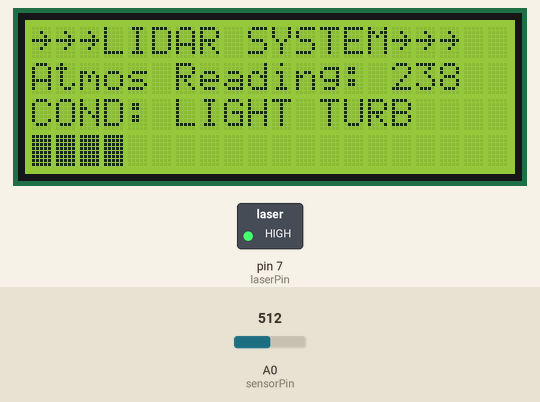
Simulated run of this sketch. Board: Arduino Uno, built with avr-gcc and run on an emulated ATmega328P. Shown: 20×4 character LCD, switched loads named in the sketch (green lamp = pin HIGH). The inputs (shaded band) are chosen by the test bench; at power-on: A0 (sensorPin) = 512.

Above: at 3.3 s.
3.4 s: A0 (sensorPin) set to 1010
At 3.66 s:
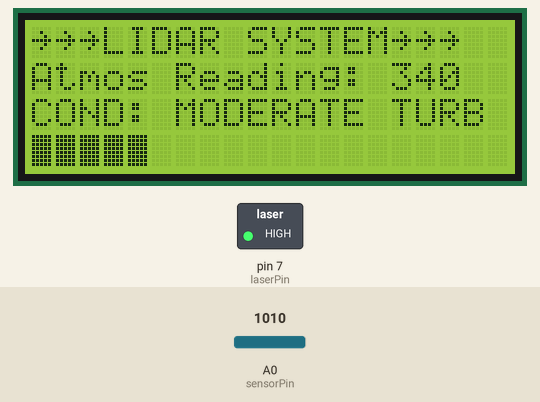
5.4 s: A0 (sensorPin) set to 306
At 5.59 s:
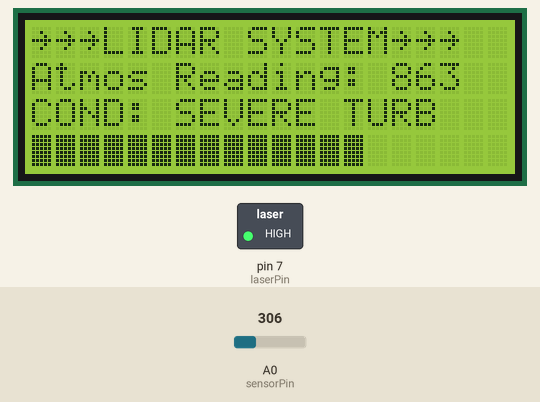
8.4 s: A0 (sensorPin) set to 1023
At 12.1 s:
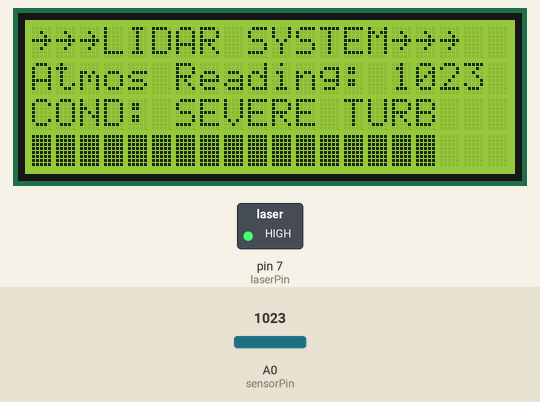
Timing chart, 0 to 13.6 s (numbered marks = the images above; inputs shaded):
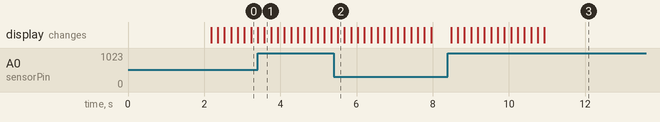

The sketch:

LIDAR_FINAL.ino
```cpp
#include <Wire.h>
#include <LiquidCrystal_I2C.h>

// Initialize LCD (Address 0x27, 20 columns, 4 rows)
LiquidCrystal_I2C lcd(0x27, 20, 4);

// Pin Definitions
const int laserPin = 7;
const int sensorPin = A0;

// ==========================================
// --- ADJUSTABLE THRESHOLD RANGES ---
// ==========================================
// Change these numbers based on your fog testing
int normalLimit = 50; // 0 to 150
int lightLimit = 250;     //151 to 350
int moderateLimit = 450;   // 351 to 500
int maxReading = 1000;     // Maximum expected severe reading

// ==========================================
// DATA SMOOTHING (Moving Average Filter)
// ==========================================
const int numReadings = 15;
int readings[numReadings];
int readIndex = 0;
long total = 0;
int average = 0;

void setup() {
  Serial.begin(9600);

  pinMode(laserPin, OUTPUT);
  digitalWrite(laserPin, HIGH);

  lcd.init();
  lcd.backlight();
  lcd.setCursor(0, 0);
  lcd.print("NAAP LIDAR Dashboard");
  lcd.setCursor(0, 1);
  lcd.print("Booting Interface...");

  for (int i = 0; i < numReadings; i++) {
    readings[i] = 0;
  }

  delay(2000);
  lcd.clear();
}

void loop() {
  // 1. Read and Smooth the Data
  int rawValue = analogRead(sensorPin);

  total = total - readings[readIndex];
  readings[readIndex] = rawValue;
  total = total + readings[readIndex];
  readIndex = readIndex + 1;

  if (readIndex >= numReadings) {
    readIndex = 0;
  }
  average = total / numReadings;

  // ==========================================
  // ROW 0: The Header (20 chars exactly)
  // ==========================================
  lcd.setCursor(0, 0);
  lcd.print("~~~LIDAR SYSTEM~~~  ");

  // ==========================================
  // ROW 1: Atmospheric Reading
  // ==========================================
  lcd.setCursor(0, 1);
  lcd.print("Atmos Reading: ");
  lcd.print(average);
  lcd.print("   "); // Blank spaces clear leftover digits

  // ==========================================
  // ROW 2: The Turbulence Status Text
  // ==========================================
  // Map the average reading (0 - maxReading) to a 20-character width
  int fillLevel = map(average, 0, maxReading, 0, 20);
  // Ensure the bar doesn't break if numbers spike past 1000
  fillLevel = constrain(fillLevel, 0, 20);

  lcd.setCursor(0, 2);
   if (average <= normalLimit) {
    lcd.print("COND: NORMAL        ");
  }
  else if (average <= lightLimit) {
    lcd.print("COND: LIGHT TURB    ");
  }
    else if (average <= moderateLimit) {
    lcd.print("COND: MODERATE TURB ");
  }
  else {
    lcd.print("COND: SEVERE TURB   ");
  }
  // ==========================================
  // ROW 3: The Volume Slider UI
  // ==========================================
  lcd.setCursor(0, 3);
   for (int i = 0; i < 20; i++) {
    // Keep the static dividers at specific positions
    if (i == 5) {
      lcd.print("");
    }
    else if (i == 10) {
      lcd.print("");
    }
     else if (i == 15) {
      lcd.print("");
    }
    // Fill the bar with a block character if the reading reaches this point
    else if (i < fillLevel) {
      lcd.write(255); // Character 255 creates a solid black square on most I2C LCDs!
    }
    // Leave blank space if empty
    else {
      lcd.print(" ");
    }
  }


  // 10Hz Refresh Rate to keep the LCD and processor perfectly stable
  delay(100);
}
```

Measured:
- after the input at 8.4 s, the display: first changes after 0.08 s (image 3 shows a later state)
